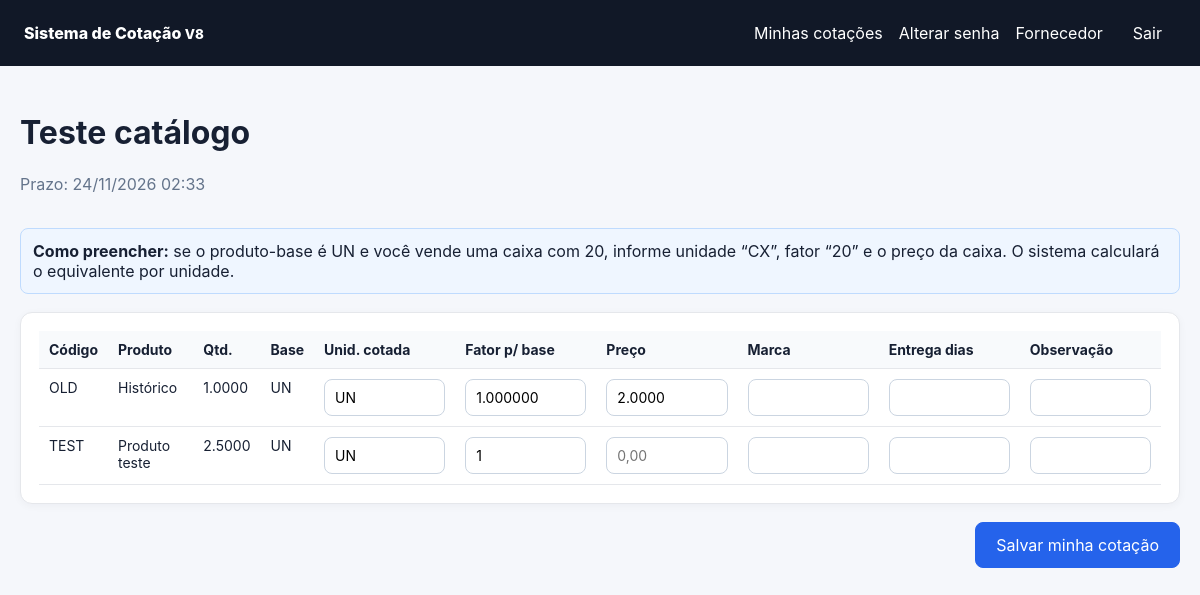
/fornecedor/cotacoes/1 (signed in), run on the app's committed database.
### app/models.py (models this page shows, shortened)
class User(Base):
    __tablename__ = "users"
    id: Mapped[int] = mapped_column(primary_key=True)
    name: Mapped[str] = mapped_column(String(120))
    email: Mapped[str] = mapped_column(String(180), unique=True, index=True)
    password_hash: Mapped[str] = mapped_column(String(255))
    role: Mapped[str] = mapped_column(String(20), default="supplier")
    company_name: Mapped[str | None] = mapped_column(String(180), nullable=True)
    active: Mapped[bool] = mapped_column(Boolean, default=True)
    must_change_password: Mapped[bool] = mapped_column(Boolean, default=False)

class Quote(Base):
    __tablename__ = "quotes"
    id: Mapped[int] = mapped_column(primary_key=True)
    title: Mapped[str] = mapped_column(String(180))
    deadline: Mapped[datetime] = mapped_column(DateTime)
    created_at: Mapped[datetime] = mapped_column(DateTime, default=datetime.utcnow)
    items: Mapped[list["QuoteItem"]] = relationship(back_populates="quote", cascade="all, delete-orphan")

class QuoteItem(Base):
    __tablename__ = "quote_items"
    id: Mapped[int] = mapped_column(primary_key=True)
    quote_id: Mapped[int] = mapped_column(ForeignKey("quotes.id", ondelete="CASCADE"), index=True)
    code: Mapped[str] = mapped_column(String(80), default="")
    description: Mapped[str] = mapped_column(String(255))
    requested_qty: Mapped[Decimal] = mapped_column(Numeric(14, 4))
    base_unit: Mapped[str] = mapped_column(String(40))
    quote: Mapped[Quote] = relationship(back_populates="items")
    responses: Mapped[list["QuoteResponse"]] = relationship(back_populates="item", cascade="all, delete-orphan")

class QuoteResponse(Base):
    __tablename__ = "quote_responses"
    id: Mapped[int] = mapped_column(primary_key=True)
    quote_item_id: Mapped[int] = mapped_column(ForeignKey("quote_items.id", ondelete="CASCADE"), index=True)
    supplier_id: Mapped[int] = mapped_column(ForeignKey("users.id", ondelete="CASCADE"), index=True)
    offered_unit: Mapped[str] = mapped_column(String(40), default="UN")
    base_units_per_offered_unit: Mapped[Decimal] = mapped_column(Numeric(14, 6), default=1)
    offered_price: Mapped[Decimal] = mapped_column(Numeric(14, 4))
    brand: Mapped[str | None] = mapped_column(String(120), nullable=True)
    delivery_days: Mapped[int | None] = mapped_column(Integer, nullable=True)
    notes: Mapped[str | None] = mapped_column(Text, nullable=True)
    updated_at: Mapped[datetime] = mapped_column(DateTime, default=datetime.utcnow, onupdate=datetime.utcnow)
    item: Mapped[QuoteItem] = relationship(back_populates="responses")
    supplier: Mapped[User] = relationship()
    __table_args__ = (UniqueConstraint("quote_item_id", "supplier_id", name="uq_item_supplier_response"),)

### app/main.py (the view)
@app.get("/fornecedor/cotacoes/{quote_id}", response_class=HTMLResponse)
def supplier_quote_page(quote_id: int, request: Request, db: Session = Depends(get_db)):
    user = require_role(request, db, "supplier")
    if user.must_change_password:
        return RedirectResponse("/fornecedor/alterar-senha", 303)
    allowed = db.scalar(select(QuoteSupplier).where(and_(QuoteSupplier.quote_id == quote_id, QuoteSupplier.supplier_id == user.id)))
    if not allowed:
        raise HTTPException(403)
    quote = db.scalar(select(Quote).where(Quote.id == quote_id).options(selectinload(Quote.items)))
    if not quote:
        raise HTTPException(404)
    responses = db.scalars(select(QuoteResponse).where(QuoteResponse.supplier_id == user.id, QuoteResponse.quote_item_id.in_([i.id for i in quote.items]))).all() if quote.items else []
    by_item = {r.quote_item_id: r for r in responses}
    return templates.TemplateResponse(
        request,
        "supplier_quote.html",
        {
            "user": user,
            "quote": quote,
            "responses": by_item,
            "now": now_local(),
            "error": None,
            "saved": request.query_params.get("salvo") == "1",
        },
    )

### app/templates/supplier_quote.html (shortened to what this page needs)
{% extends 'base.html' %}
{% block content %}
<div class="page-head"><div><h1>{{ quote.title }}</h1><p class="muted">Prazo: {{ quote.deadline.strftime('%d/%m/%Y %H:%M') }}</p></div></div>
<div class="info"><strong>Como preencher:</strong> se o produto-base é UN e você vende uma caixa com 20, informe unidade “CX”, fator “20” e o preço da caixa. O sistema calculará o equivalente por unidade.</div>
{% if now <= quote.deadline %}
<form method="post"><div class="card table-wrap"><table class="wide supplier-table"><thead><tr><th>Código</th><th>Produto</th><th>Qtd.</th><th>Base</th><th>Unid. cotada</th><th>Fator p/ base</th><th>Preço</th><th>Marca</th><th>Entrega dias</th><th>Observação</th></tr></thead><tbody>
{% for item in quote.items %}{% set r = responses.get(item.id) %}<tr><td>{{ item.code }}</td><td>{{ item.description }}</td><td>{{ item.requested_qty }}</td><td>{{ item.base_unit }}</td>
<td><input name="unit_{{ item.id }}" value="{{ r.offered_unit if r else item.base_unit }}"></td><td><input name="factor_{{ item.id }}" value="{{ r.base_units_per_offered_unit if r else 1 }}" inputmode="decimal"></td><td><input name="price_{{ item.id }}" value="{{ r.offered_price if r else '' }}" inputmode="decimal" placeholder="0,00"></td><td><input name="brand_{{ item.id }}" value="{{ r.brand if r and r.brand else '' }}"></td><td><input name="delivery_{{ item.id }}" type="number" min="0" value="{{ r.delivery_days if r and r.delivery_days is not none else '' }}"></td><td><input name="notes_{{ item.id }}" value="{{ r.notes if r and r.notes else '' }}"></td></tr>{% endfor %}
</tbody></table></div><div class="actions"><button class="primary">Salvar minha cotação</button></div></form>
{% endif %}
{% endblock %}

### app/templates/base.html (shortened to what this page needs)
<!doctype html>
<html lang="pt-BR">
<head>
  <link rel="stylesheet" href="/static/style.css?v=10">
</head>
<body>
<header class="topbar">
  <div class="brand">Sistema de Cotação <small class="app-version">V8</small></div>
  {% if user %}
  <div class="nav">
    {% if user.role == 'admin' %}<a href="/admin">Cotações</a><a href="/admin/produtos">Produtos</a><a href="/admin/importacao-produtos">Importar produtos</a><a href="/admin/financeiro">Fluxo de caixa</a><a href="/admin/fornecedores">Fornecedores</a><a href="/uso-interno">Uso interno</a>{% elif user.role == 'employee' %}<a href="/uso-interno">Registrar retirada</a><a href="/uso-interno/alterar-senha">Alterar senha</a>{% else %}<a href="/fornecedor">Minhas cotações</a><a href="/fornecedor/alterar-senha">Alterar senha</a>{% endif %}
    <span>{{ user.name }}</span>
    <form action="/logout" method="post"><button class="link-btn">Sair</button></form>
  </div>
  {% endif %}
</header>
<main class="container">{% block content %}{% endblock %}</main>
</body>
</html>

### app/static/style.css (style rules this page uses)
:root { font-family:Inter,ui-sans-serif,system-ui,-apple-system,BlinkMacSystemFont,"Segoe UI",sans-serif;color:#172033;background:#f5f7fb }
* { box-sizing:border-box }
body { margin:0 }
.topbar { display:flex;justify-content:space-between;align-items:center;padding:14px 24px;background:#111827;color:#fff }
.brand { font-weight:800 }
.nav { display:flex;gap:16px;align-items:center }
.nav a,.link-btn { color:#fff;text-decoration:none;background:none;border:0;cursor:pointer;font:inherit }
.nav form { margin:0 }
.container { max-width:1500px;margin:26px auto;padding:0 20px }
.page-head { display:flex;justify-content:space-between;gap:16px;align-items:center;margin-bottom:18px }
.card { background:#fff;border:1px solid #e5e7eb;border-radius:12px;padding:18px;margin-bottom:18px;box-shadow:0 2px 8px rgba(15,23,42,.04) }
input,select,textarea,button,.button { font:inherit }
input,select,textarea { width:100%;padding:9px 10px;border:1px solid #cbd5e1;border-radius:8px;background:#fff }
button,.button { border:1px solid #cbd5e1;border-radius:8px;padding:9px 14px;background:#fff;color:#172033;text-decoration:none;cursor:pointer;display:inline-block }
.primary { background:#2563eb;color:#fff;border-color:#2563eb }
.muted { color:#64748b }
.info { background:#eff6ff;border:1px solid #bfdbfe;padding:12px;border-radius:8px;margin-bottom:18px }
.table-wrap { overflow:auto }
table { width:100%;border-collapse:collapse;font-size:14px }
th,td { text-align:left;padding:10px;border-bottom:1px solid #e5e7eb;vertical-align:top }
th { background:#f8fafc;white-space:nowrap }
.wide { min-width:1050px }
.supplier-table input { min-width:90px }
.actions { display:flex;justify-content:flex-end;margin-bottom:30px }
.actions button { padding:12px 20px }

### data on the page
User: name "Fornecedor"
Quote: title "Teste catálogo", deadline "24/11/2026 02:33"
QuoteItem: code "OLD", description "Histórico", requested_qty "1.0000", base_unit "UN"
QuoteResponse: offered_unit "UN", base_units_per_offered_unit "1.000000", offered_price "2.0000"
QuoteItem: code "TEST", description "Produto teste", requested_qty "2.5000", base_unit "UN", base_units_per_offered_unit "1"
